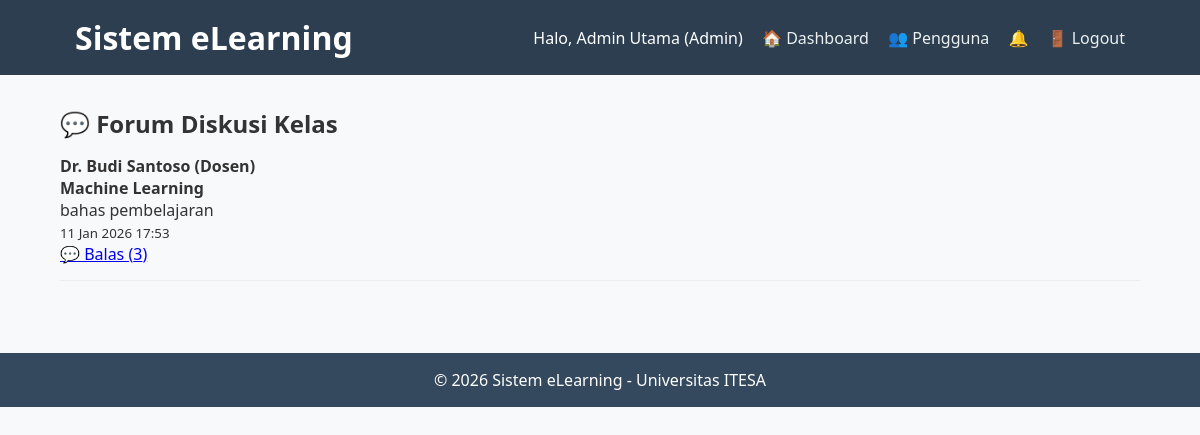
The app's page /mahasiswa/forum/forum.php?id=1 (signed in) with its own data.
### tables this page shows
CREATE TABLE `profiles` (
  `id_user` int(11) NOT NULL,
  `nim_nidn` varchar(20) DEFAULT NULL,
  `foto` varchar(255) DEFAULT NULL,
  `alamat` text DEFAULT NULL,
  `fakultas` varchar(100) DEFAULT NULL,
  `prodi` varchar(100) DEFAULT NULL
);

CREATE TABLE `users` (
  `id` int(11) NOT NULL,
  `username` varchar(50) NOT NULL,
  `password` varchar(255) NOT NULL,
  `nama_lengkap` varchar(100) NOT NULL,
  `email` varchar(100) NOT NULL,
  `role` enum('admin','dosen','mahasiswa') NOT NULL
);

CREATE TABLE `forum_threads` (
  `id` int(11) NOT NULL,
  `id_class` int(11) NOT NULL,
  `id_user` int(11) NOT NULL,
  `judul` varchar(150) NOT NULL,
  `isi` text NOT NULL,
  `created_at` datetime DEFAULT current_timestamp()
);

### includes/functions.php (called while the page is built, shortened)
<?php
if (!function_exists('get_user_info')) {
    function get_user_info($pdo, $user_id) {
        $stmt = $pdo->prepare("SELECT u.*, p.nim_nidn, p.foto FROM users u LEFT JOIN profiles p ON u.id = p.id_user WHERE u.id = ?");
        $stmt->execute([$user_id]);
        return $stmt->fetch(PDO::FETCH_ASSOC);
    }
}
?>

### mahasiswa/forum/forum.php (the view, shortened to what this page needs)
<?php
require_once '../includes/header.php';
require_once '../includes/functions.php';
$class_id = $_GET['id'] ?? 0;
$threads = $pdo->prepare("
    SELECT t.*, u.nama_lengkap, u.role
    FROM forum_threads t
    JOIN users u ON t.id_user = u.id
    WHERE t.id_class = ?
    ORDER BY t.created_at DESC
");
$threads->execute([$class_id]);
?>
<h2>💬 Forum Diskusi Kelas</h2>
<?php while ($t = $threads->fetch()): ?>
<div style="border-bottom:1px solid #eee; padding:15px 0;">
    <strong><?= htmlspecialchars($t['nama_lengkap']) ?> (<?= ucfirst($t['role']) ?>)</strong>
    <h4><?= htmlspecialchars($t['judul']) ?></h4>
    <p><?= nl2br(htmlspecialchars($t['isi'])) ?></p>
    <small><?= date('d M Y H:i', strtotime($t['created_at'])) ?></small>
    <br>
    <a href="view_replies.php?thread_id=<?= $t['id'] ?>">💬 Balas (<?= get_reply_count($pdo, $t['id']) ?>)</a>
</div>
<?php endwhile; ?>
<?php
function get_reply_count($pdo, $thread_id) {
    $stmt = $pdo->prepare("SELECT COUNT(*) FROM forum_replies WHERE id_thread = ?");
    $stmt->execute([$thread_id]);
    return $stmt->fetchColumn();
}
include '../includes/footer.php';
?>

### includes/header.php (shortened to what this page needs)
<?php
require_once __DIR__ . '/auth.php';
$user = get_user_info($pdo, $_SESSION['user_id']);
$notif_count = 0;
if (is_logged_in()) {
    $stmt = $pdo->prepare("SELECT COUNT(*) FROM notifications WHERE id_user = ? AND is_read = 0");
    $stmt->execute([$_SESSION['user_id']]);
    $notif_count = $stmt->fetchColumn();
}
?>
<!DOCTYPE html>
<html lang="id">
<head>
    <link rel="stylesheet" href="/elearning/assets/css/style.css">
</head>
<body>
    <header>
        <div class="container">
            <h1>Sistem eLearning</h1>
            <nav>
                <span>Halo, <?= htmlspecialchars($user['nama_lengkap']) ?> (<?= ucfirst($user['role']) ?>)</span>
                <?php if ($_SESSION['role'] === 'admin'): ?>
                    <a href="/elearning/admin/dashboard.php">🏠 Dashboard</a>
                    <a href="#">👥 Pengguna</a>
                <?php endif; ?>
                <?php if ($notif_count > 0): ?>
                    <a href="/elearning/notifications.php" style="color:red;">🔔 (<?= $notif_count ?>)</a>
                <?php else: ?>
                    <a href="/elearning/notifications.php">🔔</a>
                <?php endif; ?>
                <a href="/elearning/logout.php">🚪 Logout</a>
            </nav>
        </div>
    </header>
    <div class="container main-content">

### assets/css/style.css (style rules this page uses)
* { margin: 0; padding: 0; box-sizing: border-box; }
body { font-family: 'Segoe UI', Tahoma, Geneva, Verdana, sans-serif; background: #f8f9fa; color: #333; }
.container { width: 90%; max-width: 1200px; margin: 0 auto; padding: 0 15px; }
header { background: #2c3e50; color: white; padding: 1rem 0; }
header .container { display: flex; justify-content: space-between; align-items: center; }
header nav a { color: #ecf0f1; text-decoration: none; margin-left: 15px; }
.main-content { padding: 2rem 0; }

### records on screen
profiles: id_user.nama_lengkap "Admin Utama", id_user.role "Admin"
forum_threads: id_user.nama_lengkap "Dr. Budi Santoso", id_user.role "Dosen", judul "Machine Learning", isi "bahas pembelajaran", created_at "11 Jan 2026 17:53", id "3"
